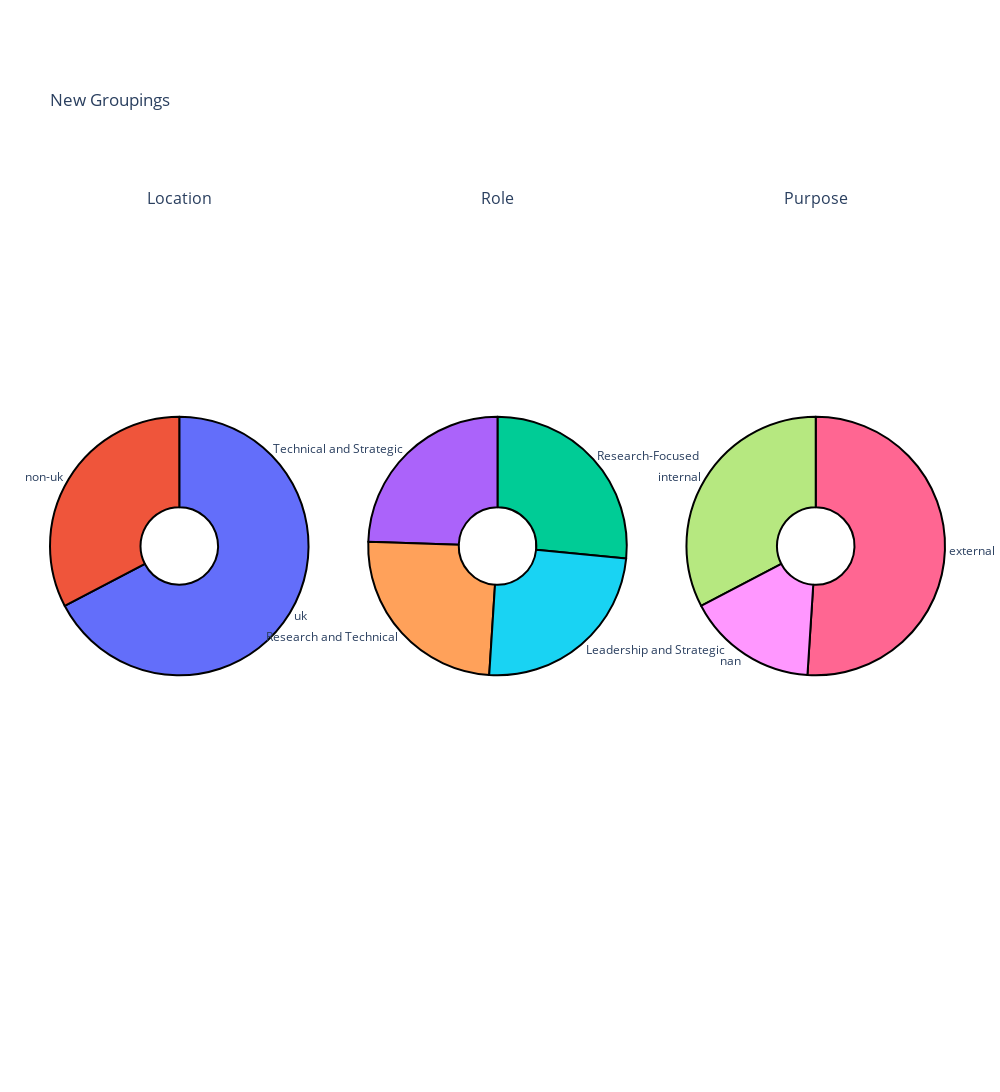

Notebook cell for this chart:
### Code cell
# Generate the individual figures
pie_location = plot_pie_chart(df, 'uk/nonuk')
pie_role = plot_pie_chart(df, 'role_focus')
pie_focus = plot_pie_chart(df, 'purpose_focus')

# Create a subplot figure with 1 row and 2 columns
# Create a grid of 4 rows and 2 columns for the plots with domain type subplots for pie charts
fig = make_subplots(rows=1, cols=3, specs=[[{'type': 'domain'}, {'type': 'domain'}, {'type': 'domain'}]],
                   subplot_titles=("Location", "Role", "Purpose"))

# Add traces from the individual figures to the subplot
fig.add_trace(pie_location['data'][0], row=1, col=1)
fig.add_trace(pie_role['data'][0], row=1, col=2)
fig.add_trace(pie_focus['data'][0], row=1, col=3)

# Update layout
fig.update_layout(title_text="New Groupings", height=1200, width=1000, margin=dict(t=100, l=50, r=50, b=100))
# Show the combined figure
fig.show()

### Figure 1 — Plotly figure (JSON) as saved in the notebook; plotly's stock layout.template omitted (floating-point values rounded to 4 significant figures)
{"data": [{"domain": {"x": [0, 0.2889], "y": [0, 1]}, "hole": 0.3, "hovertemplate": "uk/nonuk=%{label}<br>count=%{value}<extra></extra>", "labels": ["uk", "non-uk"], "legendgroup": "", "marker": {"line": {"color": "#000000", "width": 2}}, "name": "", "pull": [0, 0], "showlegend": false, "textfont": {"size": 12}, "textinfo": "label", "textposition": "outside", "type": "pie", "values": [33, 16]}, {"domain": {"x": [0.3556, 0.6444], "y": [0, 1]}, "hole": 0.3, "hovertemplate": "role_focus=%{label}<br>count=%{value}<extra></extra>", "labels": ["Research-Focused", "Technical and Strategic", "Research and Technical", "Leadership and Strategic"], "legendgroup": "", "marker": {"line": {"color": "#000000", "width": 2}}, "name": "", "pull": [0, 0, 0, 0], "showlegend": false, "textfont": {"size": 12}, "textinfo": "label", "textposition": "outside", "type": "pie", "values": [13, 12, 12, 12]}, {"domain": {"x": [0.7111, 1], "y": [0, 1]}, "hole": 0.3, "hovertemplate": "purpose_focus=%{label}<br>count=%{value}<extra></extra>", "labels": ["external", "internal", "nan"], "legendgroup": "", "marker": {"line": {"color": "#000000", "width": 2}}, "name": "", "pull": [0, 0, 0], "showlegend": false, "textfont": {"size": 12}, "textinfo": "label", "textposition": "outside", "type": "pie", "values": [25, 16, 8]}], "layout": {"annotations": [{"font": {"size": 16}, "showarrow": false, "text": "Location", "x": 0.1444, "xanchor": "center", "xref": "paper", "y": 1, "yanchor": "bottom", "yref": "paper"}, {"font": {"size": 16}, "showarrow": false, "text": "Role", "x": 0.5, "xanchor": "center", "xref": "paper", "y": 1, "yanchor": "bottom", "yref": "paper"}, {"font": {"size": 16}, "showarrow": false, "text": "Purpose", "x": 0.8556, "xanchor": "center", "xref": "paper", "y": 1, "yanchor": "bottom", "yref": "paper"}], "height": 1200, "margin": {"b": 100, "l": 50, "r": 50, "t": 100}, "title": {"text": "New Groupings"}, "width": 1000}}
